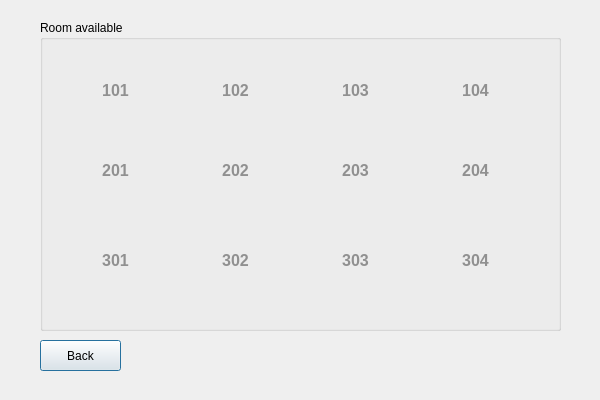
<?xml version="1.0" encoding="UTF-8"?>
<ui version="4.0">
 <class>RoomavailableClass</class>
 <widget class="QDialog" name="RoomavailableClass">
  <property name="geometry">
   <rect>
    <x>0</x>
    <y>0</y>
    <width>600</width>
    <height>400</height>
   </rect>
  </property>
  <property name="windowTitle">
   <string>Roomavailable</string>
  </property>
  <widget class="QGroupBox" name="groupBox">
   <property name="geometry">
    <rect>
     <x>40</x>
     <y>20</y>
     <width>521</width>
     <height>311</height>
    </rect>
   </property>
   <property name="title">
    <string>Room available</string>
   </property>
   <widget class="QLabel" name="label101">
    <property name="geometry">
     <rect>
      <x>40</x>
      <y>40</y>
      <width>71</width>
      <height>61</height>
     </rect>
    </property>
    <property name="text">
     <string>&lt;html&gt;&lt;head/&gt;&lt;body&gt;&lt;p align=&quot;center&quot;&gt;&lt;span style=&quot; font-family:'georgia','garamond','serif'; font-size:16px; font-weight:700; color:#909090;&quot;&gt;101&lt;/span&gt;&lt;/p&gt;&lt;/body&gt;&lt;/html&gt;</string>
    </property>
   </widget>
   <widget class="QLabel" name="label102">
    <property name="geometry">
     <rect>
      <x>160</x>
      <y>40</y>
      <width>71</width>
      <height>61</height>
     </rect>
    </property>
    <property name="text">
     <string>&lt;html&gt;&lt;head/&gt;&lt;body&gt;&lt;p align=&quot;center&quot;&gt;&lt;span style=&quot; font-family:'georgia','garamond','serif'; font-size:16px; font-weight:700; color:#909090;&quot;&gt;102&lt;/span&gt;&lt;/p&gt;&lt;/body&gt;&lt;/html&gt;</string>
    </property>
   </widget>
   <widget class="QLabel" name="label103">
    <property name="geometry">
     <rect>
      <x>280</x>
      <y>40</y>
      <width>71</width>
      <height>61</height>
     </rect>
    </property>
    <property name="text">
     <string>&lt;html&gt;&lt;head/&gt;&lt;body&gt;&lt;p align=&quot;center&quot;&gt;&lt;span style=&quot; font-family:'georgia','garamond','serif'; font-size:16px; font-weight:700; color:#909090;&quot;&gt;103&lt;/span&gt;&lt;/p&gt;&lt;/body&gt;&lt;/html&gt;</string>
    </property>
   </widget>
   <widget class="QLabel" name="label104">
    <property name="geometry">
     <rect>
      <x>400</x>
      <y>40</y>
      <width>71</width>
      <height>61</height>
     </rect>
    </property>
    <property name="text">
     <string>&lt;html&gt;&lt;head/&gt;&lt;body&gt;&lt;p align=&quot;center&quot;&gt;&lt;span style=&quot; font-family:'georgia','garamond','serif'; font-size:16px; font-weight:700; color:#909090;&quot;&gt;104&lt;/span&gt;&lt;/p&gt;&lt;/body&gt;&lt;/html&gt;</string>
    </property>
   </widget>
   <widget class="QLabel" name="label203">
    <property name="geometry">
     <rect>
      <x>280</x>
      <y>120</y>
      <width>71</width>
      <height>61</height>
     </rect>
    </property>
    <property name="text">
     <string>&lt;html&gt;&lt;head/&gt;&lt;body&gt;&lt;p align=&quot;center&quot;&gt;&lt;span style=&quot; font-family:'georgia','garamond','serif'; font-size:16px; font-weight:700; color:#909090;&quot;&gt;203&lt;/span&gt;&lt;/p&gt;&lt;/body&gt;&lt;/html&gt;</string>
    </property>
   </widget>
   <widget class="QLabel" name="label202">
    <property name="geometry">
     <rect>
      <x>160</x>
      <y>120</y>
      <width>71</width>
      <height>61</height>
     </rect>
    </property>
    <property name="text">
     <string>&lt;html&gt;&lt;head/&gt;&lt;body&gt;&lt;p align=&quot;center&quot;&gt;&lt;span style=&quot; font-family:'georgia','garamond','serif'; font-size:16px; font-weight:700; color:#909090;&quot;&gt;202&lt;/span&gt;&lt;/p&gt;&lt;/body&gt;&lt;/html&gt;</string>
    </property>
   </widget>
   <widget class="QLabel" name="label201">
    <property name="geometry">
     <rect>
      <x>40</x>
      <y>120</y>
      <width>71</width>
      <height>61</height>
     </rect>
    </property>
    <property name="text">
     <string>&lt;html&gt;&lt;head/&gt;&lt;body&gt;&lt;p align=&quot;center&quot;&gt;&lt;span style=&quot; font-family:'georgia','garamond','serif'; font-size:16px; font-weight:700; color:#909090;&quot;&gt;201&lt;/span&gt;&lt;/p&gt;&lt;/body&gt;&lt;/html&gt;</string>
    </property>
   </widget>
   <widget class="QLabel" name="label204">
    <property name="geometry">
     <rect>
      <x>400</x>
      <y>120</y>
      <width>71</width>
      <height>61</height>
     </rect>
    </property>
    <property name="text">
     <string>&lt;html&gt;&lt;head/&gt;&lt;body&gt;&lt;p align=&quot;center&quot;&gt;&lt;span style=&quot; font-family:'georgia','garamond','serif'; font-size:16px; font-weight:700; color:#909090;&quot;&gt;204&lt;/span&gt;&lt;/p&gt;&lt;/body&gt;&lt;/html&gt;</string>
    </property>
   </widget>
   <widget class="QLabel" name="label303">
    <property name="geometry">
     <rect>
      <x>280</x>
      <y>210</y>
      <width>71</width>
      <height>61</height>
     </rect>
    </property>
    <property name="text">
     <string>&lt;html&gt;&lt;head/&gt;&lt;body&gt;&lt;p align=&quot;center&quot;&gt;&lt;span style=&quot; font-family:'georgia','garamond','serif'; font-size:16px; font-weight:700; color:#909090;&quot;&gt;303&lt;/span&gt;&lt;/p&gt;&lt;/body&gt;&lt;/html&gt;</string>
    </property>
   </widget>
   <widget class="QLabel" name="label302">
    <property name="geometry">
     <rect>
      <x>160</x>
      <y>210</y>
      <width>71</width>
      <height>61</height>
     </rect>
    </property>
    <property name="text">
     <string>&lt;html&gt;&lt;head/&gt;&lt;body&gt;&lt;p align=&quot;center&quot;&gt;&lt;span style=&quot; font-family:'georgia','garamond','serif'; font-size:16px; font-weight:700; color:#909090;&quot;&gt;302&lt;/span&gt;&lt;/p&gt;&lt;/body&gt;&lt;/html&gt;</string>
    </property>
   </widget>
   <widget class="QLabel" name="label301">
    <property name="geometry">
     <rect>
      <x>40</x>
      <y>210</y>
      <width>71</width>
      <height>61</height>
     </rect>
    </property>
    <property name="text">
     <string>&lt;html&gt;&lt;head/&gt;&lt;body&gt;&lt;p align=&quot;center&quot;&gt;&lt;span style=&quot; font-family:'georgia','garamond','serif'; font-size:16px; font-weight:700; color:#909090;&quot;&gt;301&lt;/span&gt;&lt;/p&gt;&lt;/body&gt;&lt;/html&gt;</string>
    </property>
   </widget>
   <widget class="QLabel" name="label304">
    <property name="geometry">
     <rect>
      <x>400</x>
      <y>210</y>
      <width>71</width>
      <height>61</height>
     </rect>
    </property>
    <property name="text">
     <string>&lt;html&gt;&lt;head/&gt;&lt;body&gt;&lt;p align=&quot;center&quot;&gt;&lt;span style=&quot; font-family:'georgia','garamond','serif'; font-size:16px; font-weight:700; color:#909090;&quot;&gt;304&lt;/span&gt;&lt;/p&gt;&lt;/body&gt;&lt;/html&gt;</string>
    </property>
   </widget>
  </widget>
  <widget class="QPushButton" name="pushButton0">
   <property name="geometry">
    <rect>
     <x>40</x>
     <y>340</y>
     <width>81</width>
     <height>31</height>
    </rect>
   </property>
   <property name="text">
    <string>Back</string>
   </property>
  </widget>
 </widget>
 <layoutdefault spacing="6" margin="11"/>
 <resources/>
 <connections/>
</ui>
